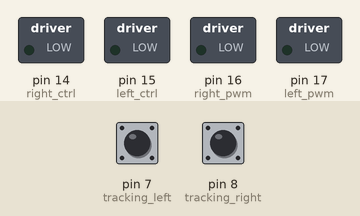
Recording of a sketch running on a simulated Arduino Uno, built with avr-gcc and run on an emulated ATmega328P. On the bench: switched loads named in the sketch (green lamp = pin HIGH). The inputs (shaded band) are chosen by the test bench; at power-on: pin 7 (tracking_left) LOW, pin 8 (tracking_right) LOW.

Above: at 1.9 s.
2.0 s: pin 7 (tracking_left) pulled HIGH for 0.15 s
At 2.07 s:
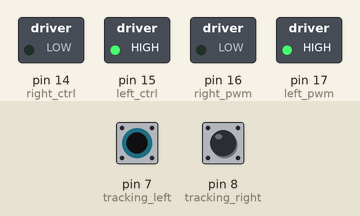
3.6 s: pin 8 (tracking_right) pulled HIGH for 0.15 s
At 3.67 s:
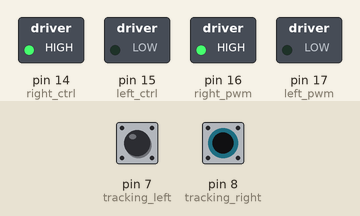
5.2 s: pin 8 (tracking_right) pulled HIGH for 3.2 s
At 9.6 s:
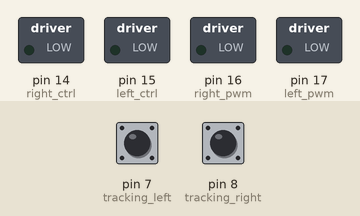
9.9 s: pin 7 (tracking_left) pulled HIGH for 3.2 s
At 10.8 s:
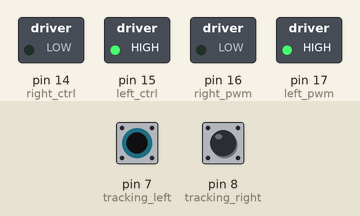
Timing chart, 0 to 14.6 s (numbered marks = the images above; inputs shaded):
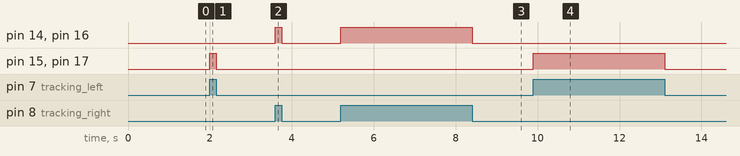

The sketch:

Project_08.2_Follow_Line_To_Walk.ino
```cpp
//*************************************************************************************
/*
  Project 08.2: Line Following
*/
// Motors
const int left_ctrl = 15; // Define left motor direction control pin GPIO15
const int left_pwm = 17;  // Define left motor speed control pin GPIO17
const int right_ctrl = 14; // Define right motor direction control pin GPIO14
const int right_pwm = 16; // Define right motor speed control pin GPIO16

// Infrared Tracking
#define tracking_left  7  // Define left infrared tracking pin GPIO7
#define tracking_right  8  // Define right infrared tracking pin GPIO8
int L_val, R_val; // Define variables for left and right infrared tracking

// Servo
const int servopin = 9; // Define servo pin at GPIO9
int myangle;
int pulsewidth;

void setup() {
  pinMode(left_ctrl, OUTPUT); // Set left motor direction control pin as output
  pinMode(left_pwm, OUTPUT);  // Set left motor PWM speed control pin as output
  pinMode(right_ctrl, OUTPUT); // Set right motor direction control pin as output
  pinMode(right_pwm, OUTPUT);  // Set right motor PWM speed control pin as output

  pinMode(tracking_left, INPUT); // Set left infrared tracking pin as input
  pinMode(tracking_right, INPUT); // Set right infrared tracking pin as input

  servopulse(servopin, 90); // Set initial servo angle to 90 degrees
  delay(300);
}

void loop()
{
  tracking(); // Run main program
}

void tracking()
{
  L_val = digitalRead(tracking_left); // Read left infrared tracking value
  R_val = digitalRead(tracking_right); // Read right infrared tracking value
  if ((L_val == 1) && (R_val == 1)) // If both left and right infrared sensors detect black line
  {
    front(); // Car moves forward
  }
  else if ((L_val == 1) && (R_val == 0)) // If left sensor detects black line but right does not
  {
    left(); // Car turns left
  }
  else if ((L_val == 0) && (R_val == 1)) // If right sensor detects black line but left does not
  {
    right(); // Car turns right
  }
  else // If neither left nor right sensor detects black line
  {
    Stop(); // Car stops
  }
}

void servopulse(int servopin, int myangle) // Servo angle control function
{
  for (int i = 0; i < 20; i++)
  {
    pulsewidth = (myangle * 11) + 500;
    digitalWrite(servopin, HIGH);
    delayMicroseconds(pulsewidth);
    digitalWrite(servopin, LOW);
    delay(20 - pulsewidth / 1000);
  }
}

void front() // Define forward state
{
  digitalWrite(left_ctrl, LOW);  // Left motor direction control pin low
  analogWrite(left_pwm, 100);    // Left motor PWM speed 100
  digitalWrite(right_ctrl, LOW); // Right motor direction control pin low
  analogWrite(right_pwm, 100);   // Right motor PWM speed 100
}

void left() // Define left turn state
{
  digitalWrite(left_ctrl, HIGH); // Left motor direction control pin high
  analogWrite(left_pwm, 155);    // Left motor PWM speed 155
  digitalWrite(right_ctrl, LOW); // Right motor direction control pin low
  analogWrite(right_pwm, 100);   // Right motor PWM speed 100
}

void right() // Define right turn state
{
  digitalWrite(left_ctrl, LOW);  // Left motor direction control pin low
  analogWrite(left_pwm, 100);    // Left motor PWM speed 100
  digitalWrite(right_ctrl, HIGH); // Right motor direction control pin high
  analogWrite(right_pwm, 155);   // Right motor PWM speed 155
}

void Stop() // Define stop state
{
  digitalWrite(left_ctrl, LOW); // Left motor direction control pin low
  analogWrite(left_pwm, 0);     // Left motor PWM speed 0
  digitalWrite(right_ctrl, LOW); // Right motor direction control pin low
  analogWrite(right_pwm, 0);    // Right motor PWM speed 0
}
//*************************************************************************************
```

Measured:
- after the input at 2.0 s, pin 15 (left_ctrl), pin 17 (left_pwm): LOW → HIGH at once, → LOW 0.15 s later
- after the input at 3.6 s, pin 14 (right_ctrl), pin 16 (right_pwm): LOW → HIGH at once, → LOW 0.15 s later
- after the input at 5.2 s, pin 14 (right_ctrl), pin 16 (right_pwm): LOW → HIGH at once, → LOW 3.2 s later
- after the input at 9.9 s, pin 15 (left_ctrl), pin 17 (left_pwm): LOW → HIGH at once, → LOW 3.2 s later
